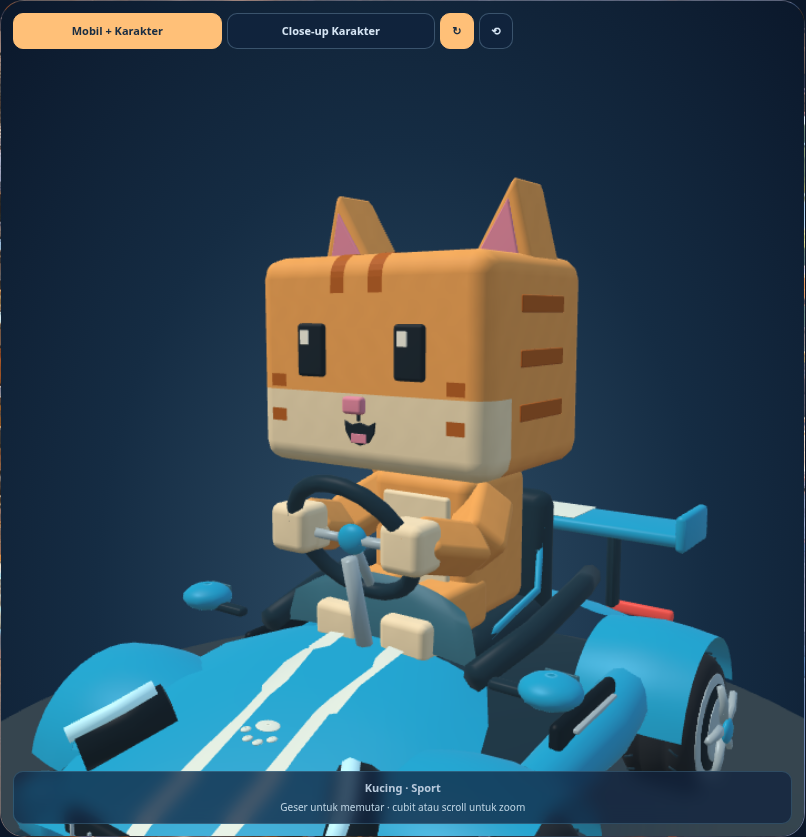
#> input picture visual-upgrade/cat-blocky/after/face.png, 806 x 837 px, found by its file name
$ python make_blocky_comparisons.py
#> lines starting #> are read from the running program, lines starting #| are printed output that depends on the picture
from pathlib import Path
from PIL import Image,ImageDraw,ImageFont
import json
D=Path(__file__).resolve().parents[1]/'cat-blocky'
font=ImageFont.truetype('/usr/share/fonts/truetype/dejavu/DejaVuSans.ttf',24)
small=ImageFont.truetype('/usr/share/fonts/truetype/dejavu/DejaVuSans.ttf',17)
for name in ['face','front','profile','rear','garage','race','cat-front','cat-side','cat-back']:
 images=[Image.open(D/p/(name+'.png')).convert('RGB') for p in ['before','after']]
#> images = 2 items
 w,h=images[0].size
#> w = 806; h = 837
 output=Image.new('RGB',(2*w,h+66),'#0c1c30');draw=ImageDraw.Draw(output)
#> after `output = Image.new('RGB', (2 * w, h + 66), '#0c1c30')`:
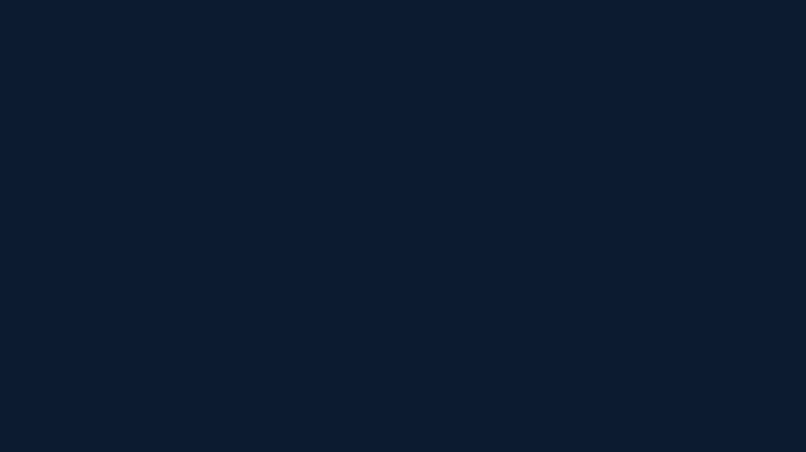
#> output: PIL image 1612x903 RGB (shown at 1/2 size); mean R, G, B 12, 28, 48
 for i,im in enumerate(images):
  output.paste(im,(i*w,66));draw.text((i*w+22,12),'SEBELUM — 2767925' if i==0 else 'SESUDAH — Kucing blocky',fill='white',font=font)
#> this loop made 2 passes
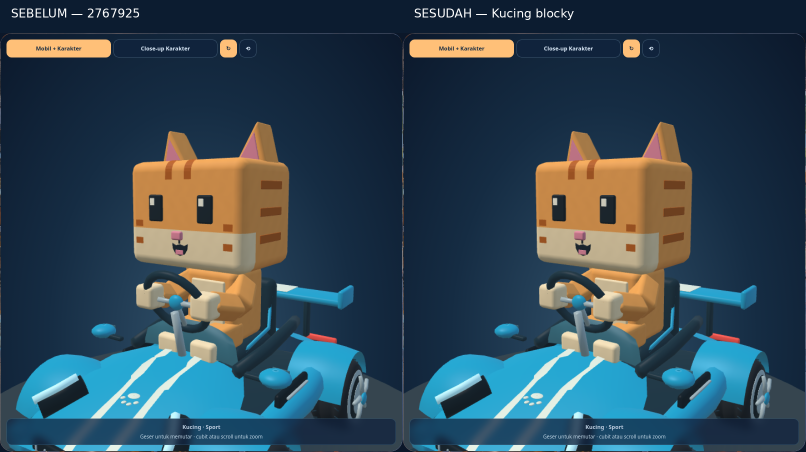
#> output: PIL image 1612x903 RGB (shown at 1/2 size); mean R, G, B 50.5, 72.3, 85.4
#> (the run stopped early here; a loop or call above may not have finished)
